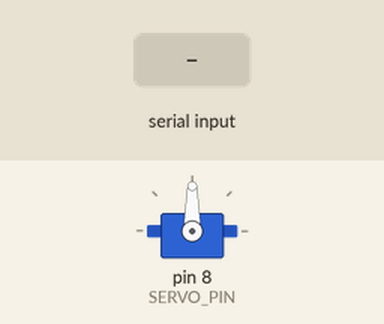
Bench run of a sketch on a simulated Arduino Uno, built with avr-gcc and run on an emulated ATmega328P. Parts: servo. The test bench sets the inputs (shaded band). What the sketch prints to the serial monitor is not drawn.

Above: at 1.5 s.
1.6 s: "REJECT\n" received over Serial
At 1.73 s:
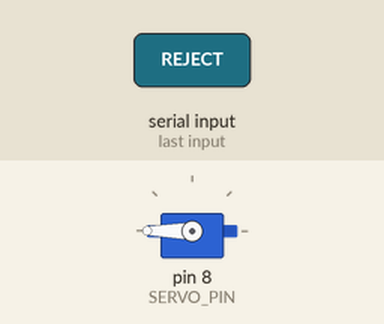
At 4.0 s:
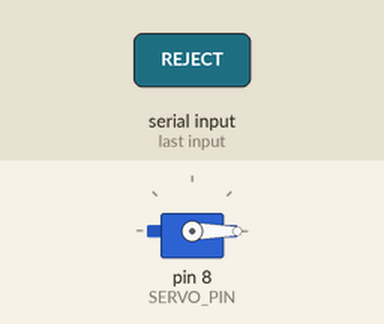
Timing chart, 0 to 5.6 s (numbered marks = the images above; inputs shaded):
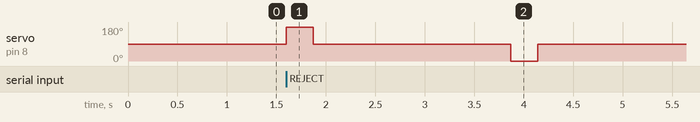

The sketch:

servo_reject.ino
```cpp
/*
 * servo_reject.ino
 *
 * Raspberry Pi'dan USB Serial üzerinden "REJECT\n" geldiğinde:
 *   1. Continuous servo ile kapağı aç (belirli ms)
 *   2. Bekle — yük düşsün
 *   3. Servoy ters çevir, kapağı kapat
 *   4. Tekrar "REJECT" beklemeye dön
 *
 * Kullanılan komutlar:
 *   "REJECT\n"  — kapağı aç/kapat döngüsünü tetikle
 *
 * Baud rate: 115200 (config.py DEFAULT_BAUD_RATE ile eşleşmeli)
 *
 * Continuous servo değerleri:
 *   90  → DUR
 *   180 → İLERİ (kapak açılma yönü)
 *   0   → GERİ (kapak kapanma yönü)
 *
 * NOT: OPEN_MS ve CLOSE_MS değerlerini kendi servona göre
 *      deneme-yanılma ile ayarla.
 */

#include <Servo.h>

// ── Pinler ──────────────────────────────────────────────────────────────────
const int SERVO_PIN      = 8;

// ── Süre ayarları (ms) ──────────────────────────────────────────────────────
const int OPEN_MS        = 270;   // kapağı tam açmak için gereken süre
const int LID_OPEN_WAIT  = 2000;  // kapak açık bekle (yük düşsün)
const int CLOSE_MS       = 270;   // kapağı tam kapatmak için gereken süre
const int SETTLE_MS      = 200;   // işlem bittikten sonra kısa bekleme

// ── Servo değerleri ─────────────────────────────────────────────────────────
const int SERVO_STOP     = 90;
const int SERVO_OPEN_DIR = 180;   // kapak açılma yönü
const int SERVO_CLOSE_DIR = 0;    // kapak kapanma yönü

Servo myServo;

// Kapak açık mı? Döngü içinde tekrar tetiklenmesini önler.
volatile bool busy = false;

// ── Yardımcı fonksiyonlar ────────────────────────────────────────────────────
void servoStop() {
  myServo.write(SERVO_STOP);
}

void openLid() {
  myServo.write(SERVO_OPEN_DIR);
  delay(OPEN_MS);
  servoStop();
}

void closeLid() {
  myServo.write(SERVO_CLOSE_DIR);
  delay(CLOSE_MS);
  servoStop();
}

void rejectCycle() {
  // Kapağı aç
  openLid();

  // Yük düşsün, bekle
  delay(LID_OPEN_WAIT);

  // Kapağı kapat
  closeLid();

  // Stabilizasyon
  delay(SETTLE_MS);
}

// ── Setup ────────────────────────────────────────────────────────────────────
void setup() {
  Serial.begin(115200);

  myServo.attach(SERVO_PIN);
  servoStop();            // Başlangıçta dur
  delay(300);

  Serial.println("READY");   // Pi'ye hazır olduğunu bildir (opsiyonel)
}

// ── Loop ─────────────────────────────────────────────────────────────────────
void loop() {
  if (Serial.available() > 0) {
    String cmd = Serial.readStringUntil('\n');
    cmd.trim();

    if (cmd == "REJECT" && !busy) {
      busy = true;
      rejectCycle();
      busy = false;
    }
    // ACCEPT için hiçbir şey yapılmıyor — sadece yoksay
  }
}
```

Measured:
- after the input at 1.6 s, servo on pin 8 (SERVO_PIN): 90° → 180° at once, → 90° 0.27 s later, → 0° 2.0 s later, → 90° 0.27 s later
